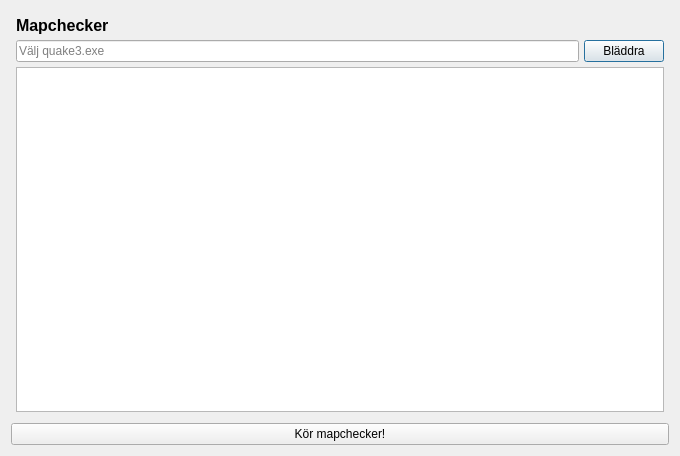
<?xml version="1.0" encoding="UTF-8"?>
<ui version="4.0">
 <class>Q3Fixit</class>
 <widget class="QDialog" name="Q3Fixit">
  <property name="geometry">
   <rect>
    <x>0</x>
    <y>0</y>
    <width>680</width>
    <height>456</height>
   </rect>
  </property>
  <property name="windowTitle">
   <string>Q3Fixit</string>
  </property>
  <property name="layoutDirection">
   <enum>Qt::LeftToRight</enum>
  </property>
  <layout class="QGridLayout" name="gridLayout_2">
   <item row="0" column="0">
    <layout class="QGridLayout" name="gridLayout">
     <property name="margin">
      <number>5</number>
     </property>
     <property name="spacing">
      <number>5</number>
     </property>
     <item row="0" column="0">
      <widget class="QLabel" name="label">
       <property name="font">
        <font>
         <pointsize>12</pointsize>
         <weight>75</weight>
         <bold>true</bold>
        </font>
       </property>
       <property name="text">
        <string>Mapchecker</string>
       </property>
      </widget>
     </item>
     <item row="1" column="0">
      <widget class="QLineEdit" name="FolderText">
       <property name="placeholderText">
        <string>Välj quake3.exe</string>
       </property>
      </widget>
     </item>
     <item row="1" column="1">
      <widget class="QPushButton" name="BrowseBtn">
       <property name="text">
        <string>Bläddra</string>
       </property>
      </widget>
     </item>
     <item row="2" column="0" colspan="2">
      <widget class="QListView" name="listView"/>
     </item>
    </layout>
   </item>
   <item row="1" column="0">
    <widget class="QPushButton" name="MapCheckerBtn">
     <property name="sizePolicy">
      <sizepolicy hsizetype="Minimum" vsizetype="Fixed">
       <horstretch>1</horstretch>
       <verstretch>0</verstretch>
      </sizepolicy>
     </property>
     <property name="layoutDirection">
      <enum>Qt::RightToLeft</enum>
     </property>
     <property name="text">
      <string>Kör mapchecker!</string>
     </property>
     <property name="flat">
      <bool>false</bool>
     </property>
    </widget>
   </item>
  </layout>
 </widget>
 <resources/>
 <connections/>
 <designerdata>
  <property name="gridDeltaX">
   <number>10</number>
  </property>
  <property name="gridDeltaY">
   <number>10</number>
  </property>
  <property name="gridSnapX">
   <bool>true</bool>
  </property>
  <property name="gridSnapY">
   <bool>true</bool>
  </property>
  <property name="gridVisible">
   <bool>true</bool>
  </property>
 </designerdata>
</ui>
